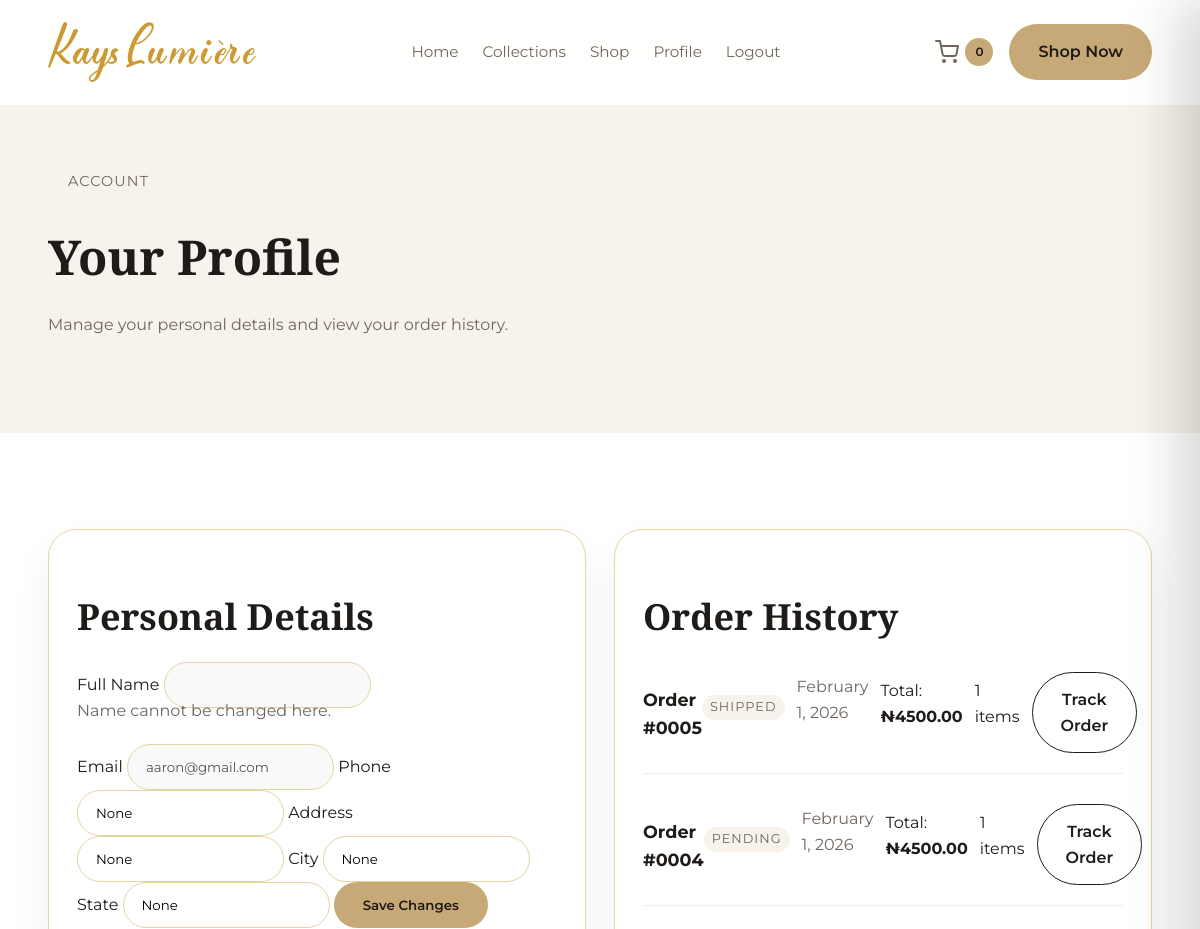
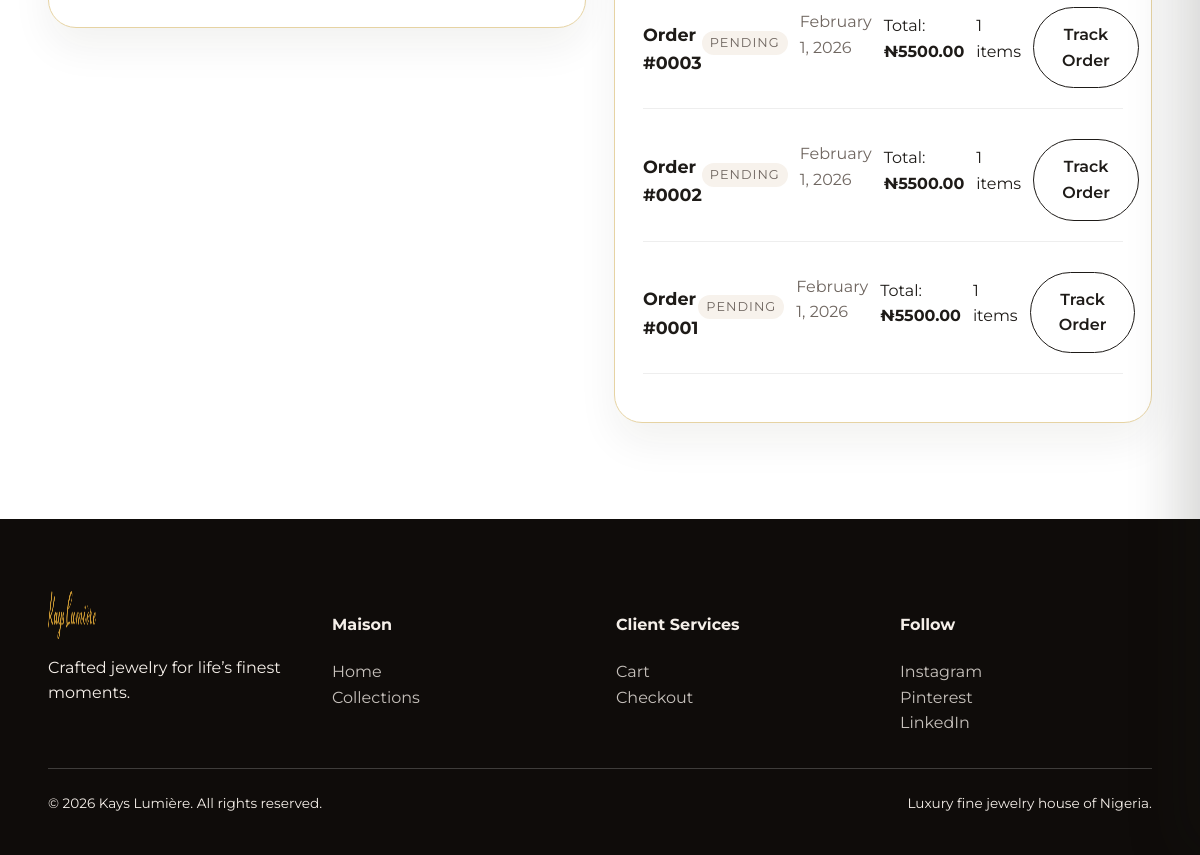
Before: /accounts/profile/ (signed in) with the older database file (2 pictures, top to bottom).
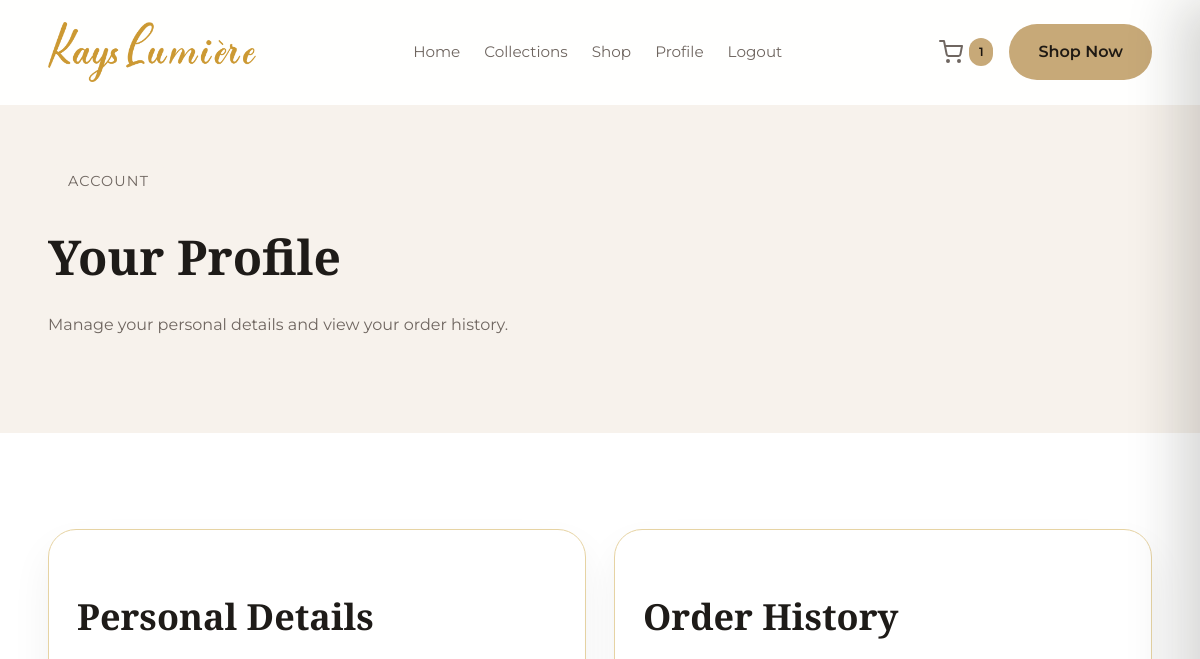
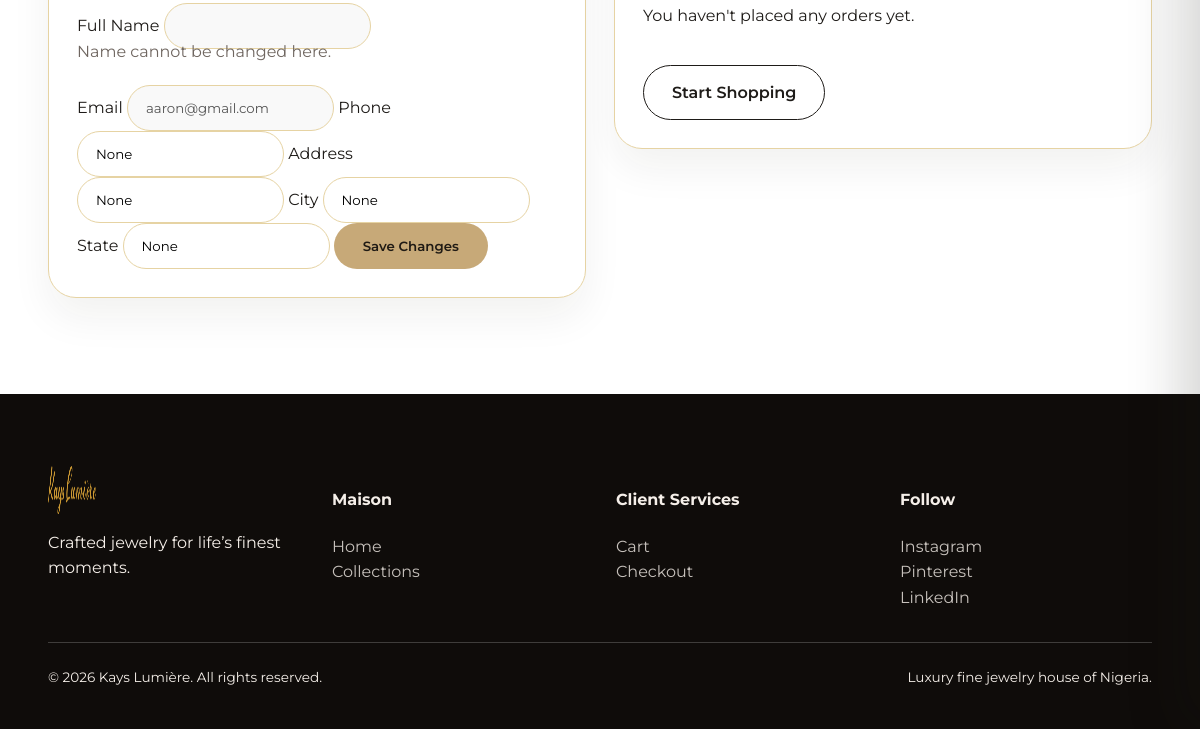
After: the same page with the newer database file (2 pictures, top to bottom).
### orders/models.py (models this page shows, shortened)
class Order(models.Model):
    STATUS_CHOICES = (
        ('Pending', 'Pending'),
        ('Paid', 'Paid'),
        ('Shipped', 'Shipped'),
        ('Delivered', 'Delivered'),
    )
    user = models.ForeignKey(User, on_delete=models.CASCADE)
    order_id = models.CharField(max_length=100, unique=True, default=uuid.uuid4)
    total_amount = models.DecimalField(max_digits=10, decimal_places=2)
    shipping_fee = models.DecimalField(max_digits=10, decimal_places=2, default=0.00)
    status = models.CharField(max_length=20, choices=STATUS_CHOICES, default='Pending')
    shipping_address = models.TextField()
    city = models.CharField(max_length=100)
    state = models.CharField(max_length=100)
    created_at = models.DateTimeField(auto_now_add=True)
    flutterwave_ref = models.CharField(max_length=100, blank=True, null=True)

### accounts/views.py (the view, shortened to what this page needs)
# urls.py: path('profile/', views.profile_view, name='profile'),
@login_required
def profile_view(request):
    profile, created = Profile.objects.get_or_create(user=request.user)
    from orders.models import Order
    orders = Order.objects.filter(user=request.user).order_by('-created_at')
    return render(request, 'profile.html', {'profile': profile, 'orders': orders})

### orders/context_processors.py (called while the page is built)
def cart_count(request):
    if request.user.is_authenticated:
        try:
            cart = Cart.objects.get(user=request.user)
            return {'cart_item_count': cart.items.count()}
        except Cart.DoesNotExist:
            return {'cart_item_count': 0}
    return {'cart_item_count': 0}

### templates/profile.html (shortened to what this page needs)
{% extends 'base.html' %}
{% load static %}
{% block content %}
    <section class="page-hero">
      <div class="container editorial-animate">
        <span class="pill">Account</span>
        <h1>Your Profile</h1>
        <p class="section-subtitle">
          Manage your personal details and view your order history.
        </p>
      </div>
    </section>
    <section class="section fade-in">
      <div class="container grid grid-2" style="align-items: start;">
        <div class="card">
          <h2 class="section-title">Personal Details</h2>
          <form method="POST" action="{% url 'profile' %}">
            <label>Full Name</label>
            <input class="field" type="text" value="{{ user.get_full_name }}" disabled style="background-color: #f9f9f9;" />
            <p class="auth-muted" style="margin-top: -10px; margin-bottom: 20px;">Name cannot be changed here.</p>
            <label>Email</label>
            <input class="field" type="email" value="{{ user.email }}" disabled style="background-color: #f9f9f9;" />
            <label for="phone">Phone</label>
            <input class="field" id="phone" name="phone" type="tel" value="{{ profile.phone }}" />
            <label for="address">Address</label>
            <input class="field" id="address" name="address" type="text" value="{{ profile.address }}" />
            <label for="city">City</label>
            <input class="field" id="city" name="city" type="text" value="{{ profile.city }}" />
            <label for="state">State</label>
            <input class="field" id="state" name="state" type="text" value="{{ profile.state }}" />
            <button class="btn btn-gold" type="submit">Save Changes</button>
          </form>
        </div>
        <div class="card">
          <h2 class="section-title">Order History</h2>
          {% if orders %}
            <div class="orders-list">
              {% for order in orders %}
              <div class="order-item" style="border-bottom: 1px solid #eee; padding-bottom: 20px; margin-bottom: 20px;">
                <div style="display: flex; justify-content: space-between; align-items: center;">
                  <h3 style="font-size: 1.1rem; margin-bottom: 5px;">Order #{{ order.id|stringformat:"04d" }}</h3>
                  <span class="pill" style="font-size: 0.8rem; padding: 2px 8px;">{{ order.get_status_display }}</span>
                </div>
                <p class="auth-muted">{{ order.created_at|date:"F j, Y" }}</p>
                <p>Total: <strong>₦{{ order.total_amount }}</strong></p>
                <p>{{ order.items.count }} items</p>
                <a href="{% url 'order_detail' order.order_id %}" class="btn btn-outline" style="margin-top: 10px; width: 100%; text-align: center;">Track Order</a>
              </div>
              {% endfor %}
            </div>
          {% else %}
            <p>You haven't placed any orders yet.</p>
            <a href="{% url 'shop' %}" class="btn btn-outline" style="margin-top: 20px;">Start Shopping</a>
          {% endif %}
        </div>
      </div>
    </section>
{% endblock %}

Changed rows visible on the page:
removed Order: id "0005", status "SHIPPED", created_at "February 1, 2026", total_amount "4500.00", items.count "1"
removed Order: id "0004", status "PENDING", created_at "February 1, 2026", total_amount "4500.00", items.count "1"
removed Order: id "0003", status "PENDING", created_at "February 1, 2026", total_amount "5500.00", items.count "1"
removed Order: id "0002", status "PENDING", created_at "February 1, 2026", total_amount "5500.00", items.count "1"
removed Order: id "0001", status "PENDING", created_at "February 1, 2026", total_amount "5500.00", items.count "1"
Other visible differences:
{{ cart_item_count|default:"0" }}: "0" → "1"
text now shown: "You haven't placed any orders yet. Start Shopping"
